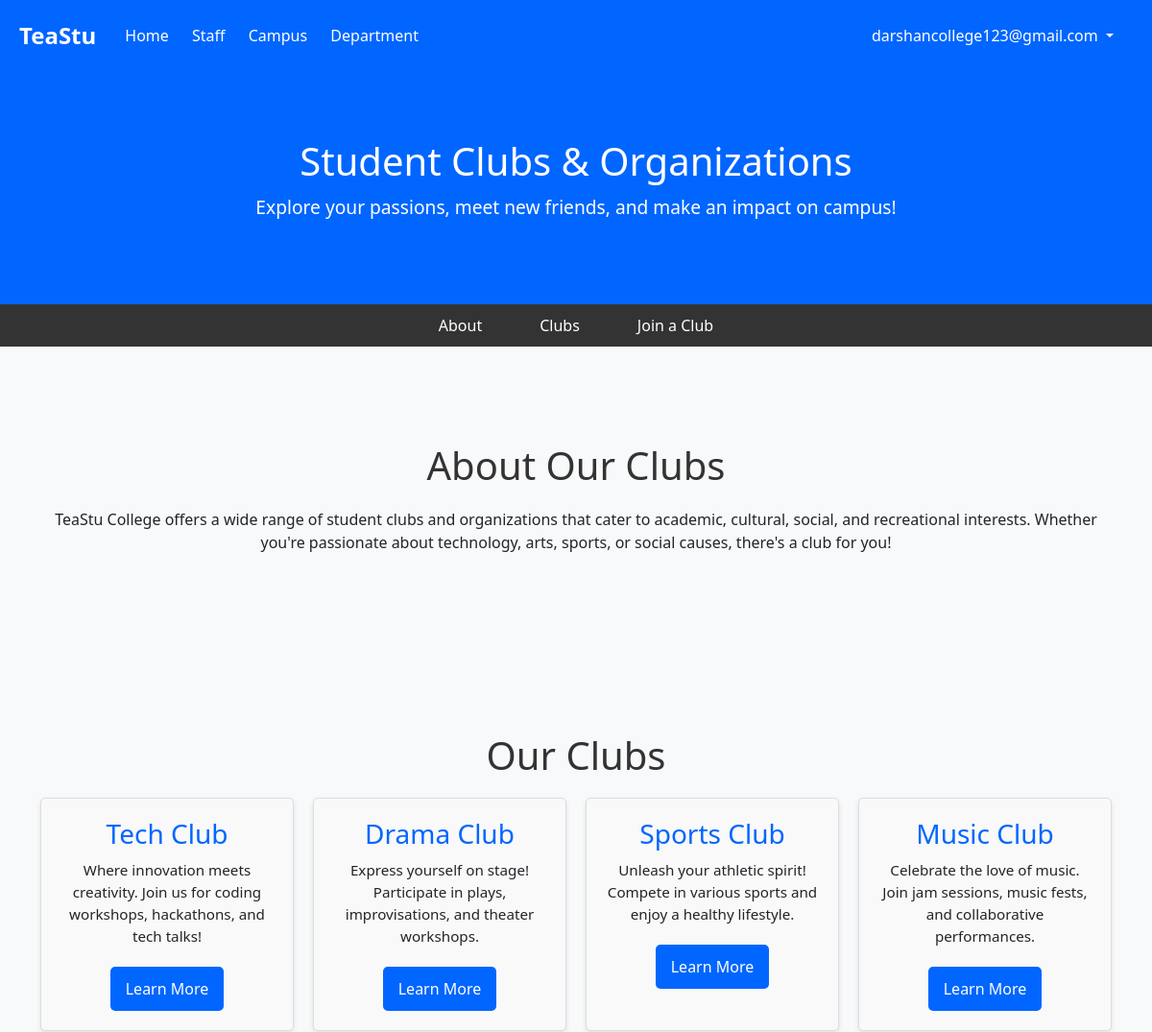
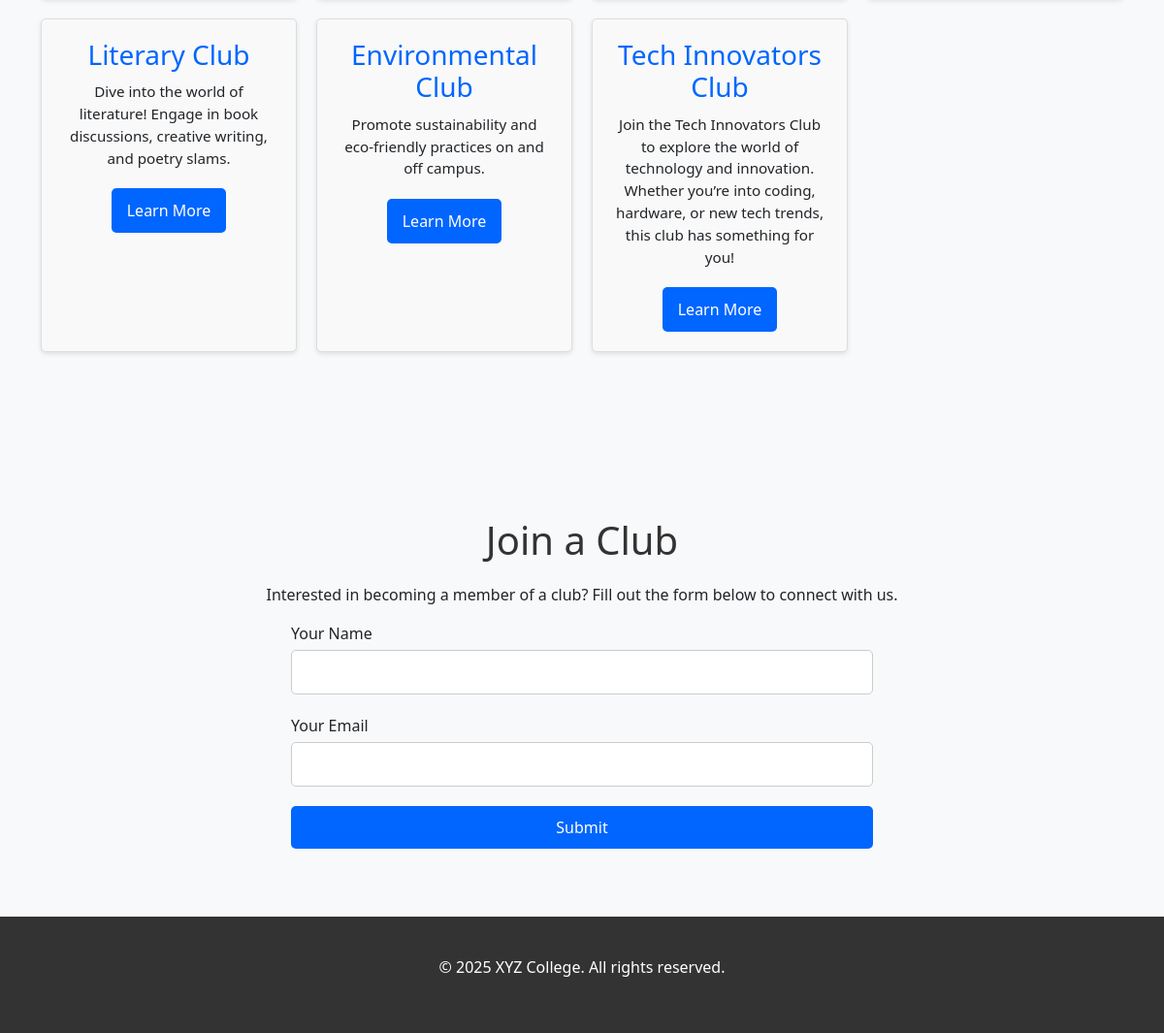
Page /club/ (signed in) on the committed database (2 pictures, top to bottom).
### ass_app/models.py (models this page shows)
class clubtbl(models.Model):
    c_title = models.CharField(max_length=100)
    pere = models.CharField(max_length=1000)

### ass_app/views.py (the view)
# urls.py: path('club/',views.club, name="club"),
def club(request):
    user = request.session.get('cuser')
    data = clubtbl.objects.all()
    userType = request.session.get('userType')
    return render(request,'club.html',{'user':user,'data':data,'userType':userType})

### ass_app/templates/club.html (shortened to what this page needs)
<!DOCTYPE html>
<html lang="en">
<head>
</head>
<body>
    {% extends 'header.html' %}
    {% block body %}
    <header class="header">
        <div class="container">
            <h1>Student Clubs & Organizations</h1>
            <p>Explore your passions, meet new friends, and make an impact on campus!</p>
        </div>
    </header>
    <nav class="Suggeation">
        <ul>
            <li><a href="#about">About</a></li>
            <li><a href="#clubs">Clubs</a></li>
            <li><a href="#join">Join a Club</a></li>
        </ul>
    </nav>
    <section id="about" class="section about">
        <div class="container">
            <h2>About Our Clubs</h2>
            <p>TeaStu College offers a wide range of student clubs and organizations that cater to academic, cultural,
                social, and recreational interests. Whether you're passionate about technology, arts, sports, or social
                causes, there's a club for you!</p>
        </div>
    </section>
    {% if userType == "teacher" %}
    <section id="clubs" class="section clubs">
        <div class="container">
            <h2>Our Clubs</h2>
            <a href="/add_club" class="btn-63" style="width: 10%; margin-left: 89%;"><span>Add Clubs</span></a>
            <div class="clubs-grid">
                {% for i in data %}
                <div class="club-card">
                    <h3>{{ i.c_title }}</h3>
                    <p>{{ i.pere }}</p>
                    <a href="{{ i.url }}" class="btn">Learn More</a>
                </div>
                {% endfor %}
            </div>
        </div>
    </section>
    {% elif userType == "student" %}
    <section id="clubs" class="section clubs">
        <div class="container">
            <h2>Our Clubs</h2>
            <div class="clubs-grid">
                {% for i in data %}
                <div class="club-card">
                    <h3>{{ i.c_title }}</h3>
                    <p>{{ i.pere }}</p>
                    <a href="{{ i.url }}" class="btn">Learn More</a>
                </div>
                {% endfor %}
            </div>
        </div>
    </section>
    {% endif %}
    <section id="join" class="section join">
        <div class="container">
            <h2>Join a Club</h2>
            <p>Interested in becoming a member of a club? Fill out the form below to connect with us.</p>
            <form>
                <div class="form-group">
                    <label for="name">Your Name</label>
                    <input type="text" id="name" name="name" required>
                </div>
                <div class="form-group">
                    <label for="email">Your Email</label>
                    <input type="email" id="email" name="email" required>
                </div>
                <button type="submit" class="btn">Submit</button>
            </form>
        </div>
    </section>
    <footer class="footer">
        <div class="container">
            <p>&copy; 2025 XYZ College. All rights reserved.</p>
        </div>
    </footer>
    {% endblock %}

### ass_app/templates/club.html (style rules this page uses)
body { font-family: 'Arial', sans-serif; margin: 0; color: #333; line-height: 1.6; }
.container { max-width: 1200px; margin: 0 auto; padding: 20px; }
.header { background: #0066ff; color: white; text-align: center; padding: 50px 20px; }
.header h1 { font-size: 2.5rem; margin: 0; }
.header p { margin-top: 10px; font-size: 1.2rem; }
.Suggeation { background: #333; }
.Suggeation ul { list-style: none; margin: 0; padding: 0; display: flex; justify-content: center; }
.Suggeation ul li { margin: 0 15px; }
.Suggeation ul li a { color: white; text-decoration: none; padding: 10px 15px; display: block; }
.section { padding: 50px 20px; }
.section h2 { text-align: center; margin-bottom: 20px; }
.clubs-grid { display: grid; grid-template-columns: repeat(auto-fit, minmax(250px, 1fr)); gap: 20px; }
.club-card { background: #f9f9f9; padding: 20px; border: 1px solid #ddd; border-radius: 5px; text-align: center; box-shadow: 0 2px 5px rgba(0, 0, 0, 0.1); }
.club-card h3 { margin: 0 0 10px; color: #0066ff; }
.club-card p { font-size: 0.95rem; margin: 10px 0; }
.club-card .btn { display: inline-block; background: #0066ff; color: white; padding: 10px 15px; text-decoration: none; border-radius: 5px; margin-top: 10px; }
form { max-width: 600px; margin: 0 auto; }
.form-group { margin-bottom: 20px; }
label { display: block; margin-bottom: 5px; }
input, select, button { width: 100%; padding: 10px; border: 1px solid #ccc; border-radius: 5px; }
button.btn { background: #0066ff; color: white; padding: 10px 20px; border: none; border-radius: 5px; cursor: pointer; }
.footer { background: #333; color: white; text-align: center; padding: 20px; }
.container p { text-align: center; }

### ass_app/templates/header.html (style rules this page uses)
body { background-color: #f8f9fa; }
h2 { text-align: center; font-size: 2.5rem; margin: 30px 0; color: #333; }

### rows in the picture
clubtbl: c_title "Tech Club", pere "Where innovation meets creativity. Join us for coding workshops, hackathons, and tech talks!"
clubtbl: c_title "Drama Club", pere "Express yourself on stage! Participate in plays, improvisations, and theater workshops."
clubtbl: c_title "Sports Club", pere "Unleash your athletic spirit! Compete in various sports and enjoy a healthy lifestyle."
clubtbl: c_title "Music Club", pere "Celebrate the love of music. Join jam sessions, music fests, and collaborative performances."
clubtbl: c_title "Literary Club", pere "Dive into the world of literature! Engage in book discussions, creative writing, and poetry slams."
clubtbl: c_title "Environmental Club", pere "Promote sustainability and eco-friendly practices on and off campus."
clubtbl: c_title "Tech Innovators Club", pere "Join the Tech Innovators Club to explore the world of technology and innovation. Whether you’re into coding, hardware, or new tech trends, this club has something for you!"

### other values in the picture
{{ user }} "darshancollege123@gmail.com"
